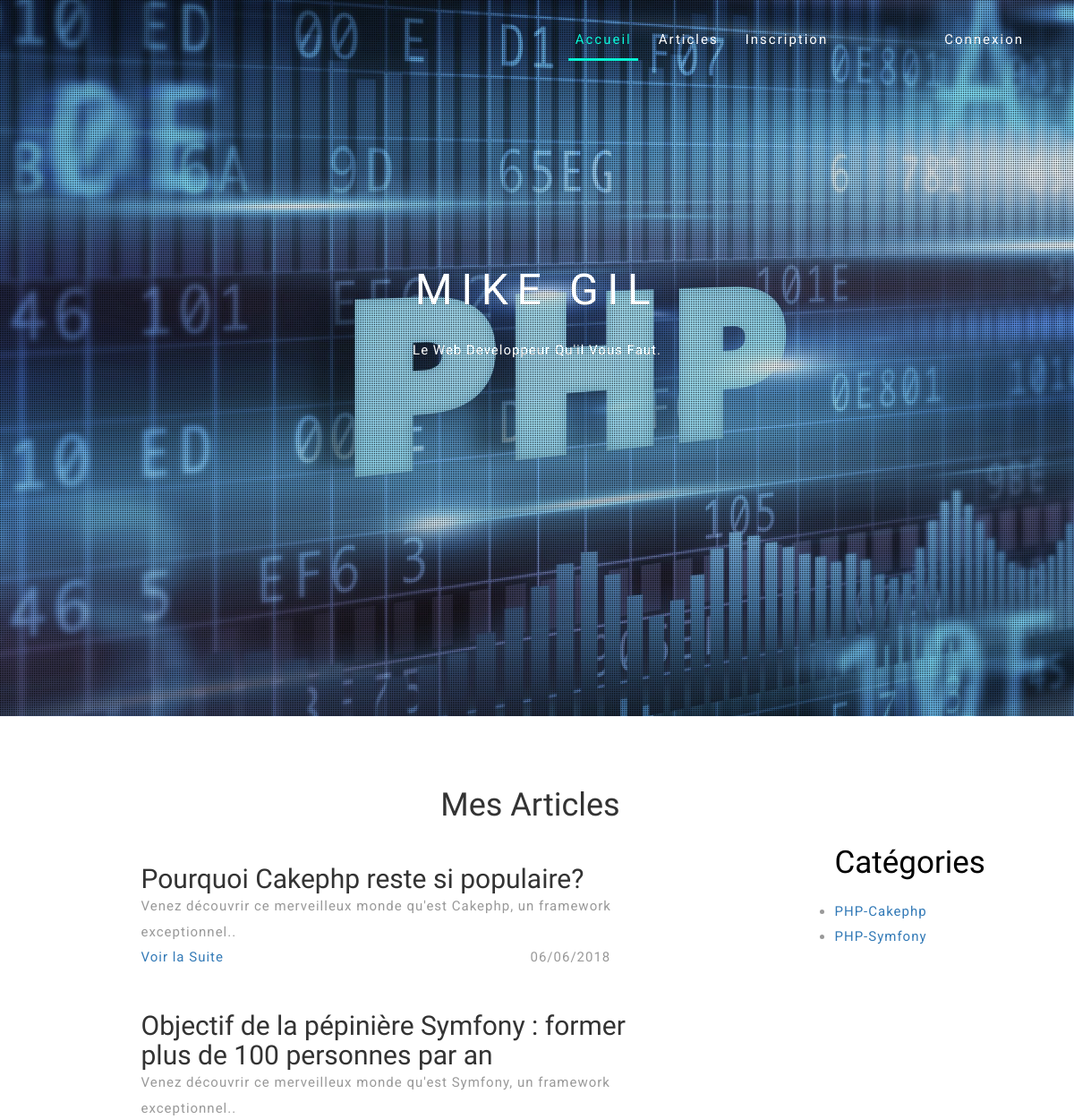
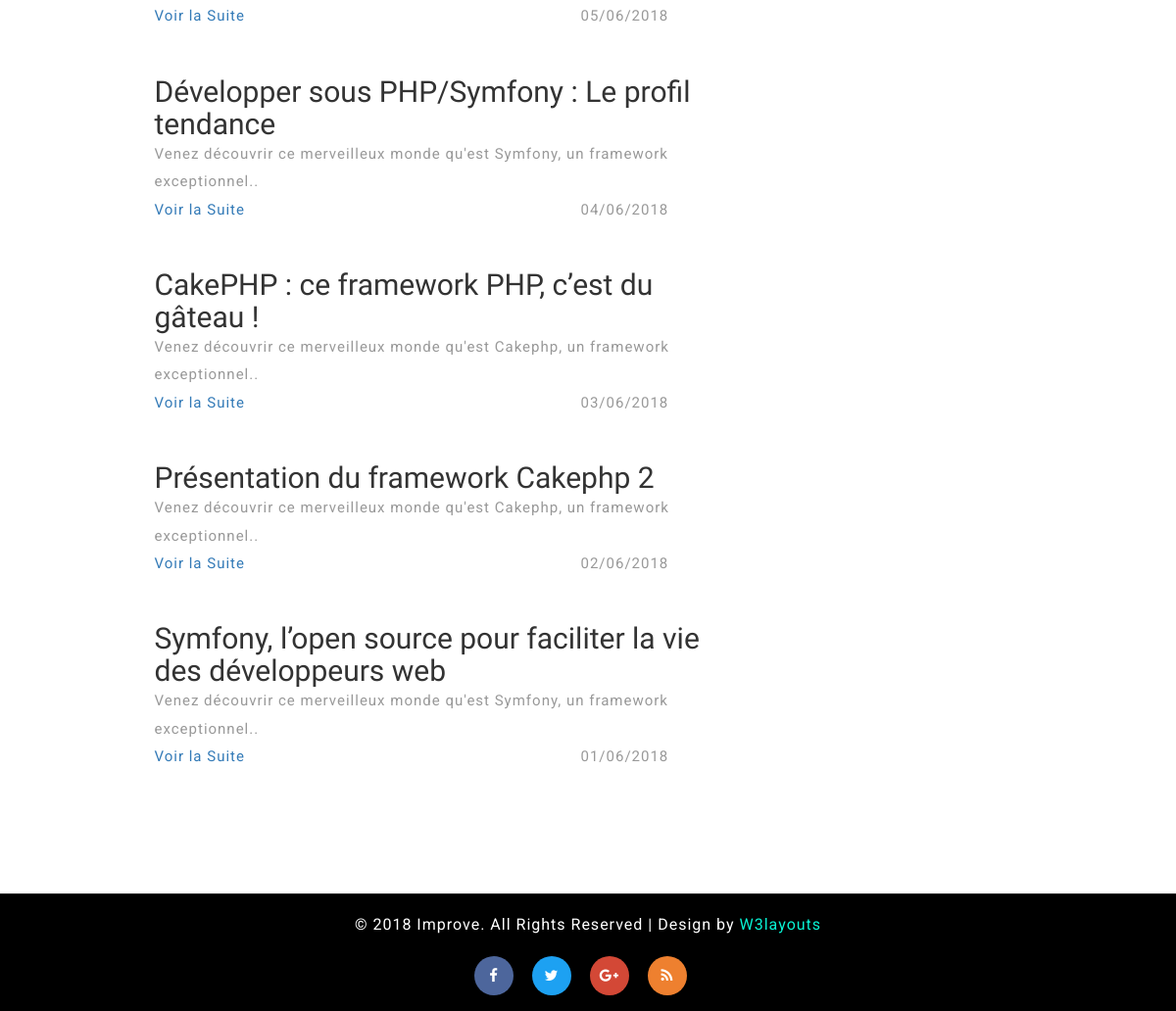
Screenshot of /index.php?p=posts with the database file from the repository (2 pictures, top to bottom).
### tables this page shows
CREATE TABLE `posts` (
  `id` int(11) NOT NULL,
  `title` varchar(255) NOT NULL,
  `chapo` longtext NOT NULL,
  `content` longtext NOT NULL,
  `author` varchar(255) NOT NULL,
  `dateT` date NOT NULL,
  `dateUpdate` datetime NOT NULL,
  `category_id` int(11) NOT NULL
);

CREATE TABLE `categories` (
  `id` int(11) NOT NULL,
  `name` varchar(255) NOT NULL
);

### App/controller/controller.php (called while the page is built, shortened)
<?php
class Controller
{
	protected $viewPath;
	public function __construct()
	{
		$this -> viewPath = ROOT . '/App/Views/';
	}
	public function page($view, $variables=[])
	{
		extract($variables);
		require ($this -> viewPath . $view . '.php');
	}
}

### App/controller/PostsController.php (called while the page is built, shortened)
<?php
class PostsController extends Controller
{
	public function posts()
	{
		$posts = \App\App::getInstance() -> getTable('posts');
		$posts = $posts -> getPosts();
		$categories = \App\App::getInstance() -> getTable('categories');
		$categories = $categories -> getCategories();
		$this -> page('posts/posts', compact('posts', 'categories'));
	}
}

### App/Autoloader.php (called while the page is built, shortened)
<?php
class Autoloader
{
	static function autoload($class)
	{
		if (strpos($class, __NAMESPACE__ .'\\') === 0){
			$class = str_replace(__NAMESPACE__ . '\\', '', $class);
			$class = str_replace('\\', '/', $class);
		}
	}
}
?>

### App/App.php (called while the page is built, shortened)
<?php
class App
{
	private static $db;
	private static $instance;
	public static function getDb()
	{
		if (self::$db == null) {
			self::$db = new \App\DataBase();
		}
		return self::$db;
	}
	public static function getInstance()
	{
		if(self::$instance == null){
			self::$instance = new App();
		}
		return self::$instance;
	}
	public function getTable($tableName)
	{
		return new $class_name();
	}
}

### App/Table/Table.php (called while the page is built, shortened)
<?php
class Table
{
	protected $table;
	public function __construct()
	{
		if ($this -> table === null) {
			$parts = explode( "\\", get_called_class());
			$this -> table = strtolower(end($parts));
		}
		return $this -> table;
	}
}

### App/Database.php (called while the page is built, shortened)
<?php
class Database
{
private $db;
private function getPdo()
{
	if ($this -> db == null) {
		$this -> db = new PDO('mysql:dbname=blog;host=localhost', 'root', 'root');
		$this -> db -> setAttribute(PDO::ATTR_ERRMODE, PDO::ERRMODE_WARNING);
	}
	return $this -> db;
}
public function query($statement, $class_name = null, $one = true)
{
	$res = $this -> getPdo() -> query($statement);
	if ($class_name) {
		$res -> setFetchMode(PDO::FETCH_CLASS, $class_name);
	}
	else{
		$res -> setFetchMode(PDO::FETCH_OBJ);
	}
	if ($one) {
		$data = $res -> fetch();
	}
	else{
		$data = $res -> fetchAll();
	}
	return $data;
}
}

### App/Table/Posts.php (called while the page is built, shortened)
<?php
class Posts extends Table
{
	protected $table;
	public function getUrl()
	{
		return 'index.php?p=single&id=' .$this -> id;
	}
	public function getPosts()
	{
		return \App\App::getDb() -> query ("SELECT *, DATE_FORMAT(dateT, '%d/%m/%Y') AS dateT  FROM {$this -> table} ORDER BY dateT DESC", get_called_class(), $one = false);
	}
}

### App/Table/Categories.php (called while the page is built, shortened)
<?php
class Categories extends Table
{
	protected $table;
	public function getUrl()
	{
		return 'index.php?p=categories&id=' .$this -> id;
	}
	public function getCategories()
	{
		return \App\App::getDb() -> query ("SELECT * FROM {$this -> table}", get_called_class(), $one = false);
	}
}

### App/Views/posts/posts.php (the view, shortened to what this page needs)
<h1 style="text-align: center;">Mes Articles</h1></br></br>
<div class="col-md-8">
<?php
foreach ($posts as $post) {
	echo '<h2>' .$post -> title. '</h2>';
	echo "<p>" .$post -> chapo. "<p/>"; ?>
	<div class="row">
		<div class="col-md-6">
		  <?php	echo '<p><a href="' .$post -> getUrl(). '">Voir la Suite</a></p></br></br>'; ?>
		</div>
		<div class="clo-md-6" style="position: relative; left: 150px;">
		  <?php	echo "<p>" .$post -> dateT. "<p/>"; ?>
		</div>
	</div>
<?php
}
?>
</div>
<div class="col-md-offset-1 col-md-3" style="position: relative;left: 100px;bottom: 20px;">
	<h4 style="color: black !important;">Catégories</h4>
	<ul>
<?php
foreach ($categories as $category){
?>
	<li><a href="<?= $category -> getUrl(); ?>"><?php echo $category -> name; ?></a></li>
<?php
}
?>
	</ul>
</div>

### public/css/style.css (style rules this page uses)
html, body { font-size: 100%; font-family: 'Roboto', sans-serif; background:#ffffff; margin: 0; }
p,ul li,ol li { margin:0; font-size:15px; font-family: 'Roboto', sans-serif; letter-spacing:1px; line-height:1.9em; color:#999; }
h1,h2,h3,h4,h5,h6 { font-family: 'Josefin Sans', sans-serif; margin:0; }
ul,label { margin:0; padding:0; }
input[type="submit"],input[type="reset"],.w3l_team_grd,.agileits_w3layouts_features_gridr h4,.agile_feature_grid,.agile_services_grid_pos,a,.w3l_footer_grid,.w3_two_grid_right_grid1,.w3_two_grid_right_grid1 i { -webkit-transition: 0.5s ease-in; -moz-transition: 0.5s ease-in; -ms-transition: 0.5s ease-in; -o-transition: 0.5s ease-in; transition:0.5s ease-in; }
.about1 h4 { font-size: 35px; text-transform: capitalize; margin-bottom: 20px; color: #08f3d4; }
.about1 p { color: #999; font-size: 15px; }

### rows the page displays
posts: title "Pourquoi Cakephp reste si populaire?", chapo "Venez découvrir ce merveilleux monde qu'est Cakephp, un framework exceptionnel..", post "06/06/2018"
posts: title "Objectif de la pépinière Symfony : former plus de 100 personnes par an", chapo "Venez découvrir ce merveilleux monde qu'est Symfony, un framework exceptionnel..", post "05/06/2018"
posts: title "Développer sous PHP/Symfony : Le profil tendance", chapo "Venez découvrir ce merveilleux monde qu'est Symfony, un framework exceptionnel..", post "04/06/2018"
posts: title "CakePHP : ce framework PHP, c’est du gâteau !", chapo "Venez découvrir ce merveilleux monde qu'est Cakephp, un framework exceptionnel..", post "03/06/2018"
posts: title "Présentation du framework Cakephp 2", chapo "Venez découvrir ce merveilleux monde qu'est Cakephp, un framework exceptionnel..", post "02/06/2018"
posts: title "Symfony, l’open source pour faciliter la vie des développeurs web", chapo "Venez découvrir ce merveilleux monde qu'est Symfony, un framework exceptionnel..", post "01/06/2018"
categories: name "PHP-Cakephp"
categories: name "PHP-Symfony"
